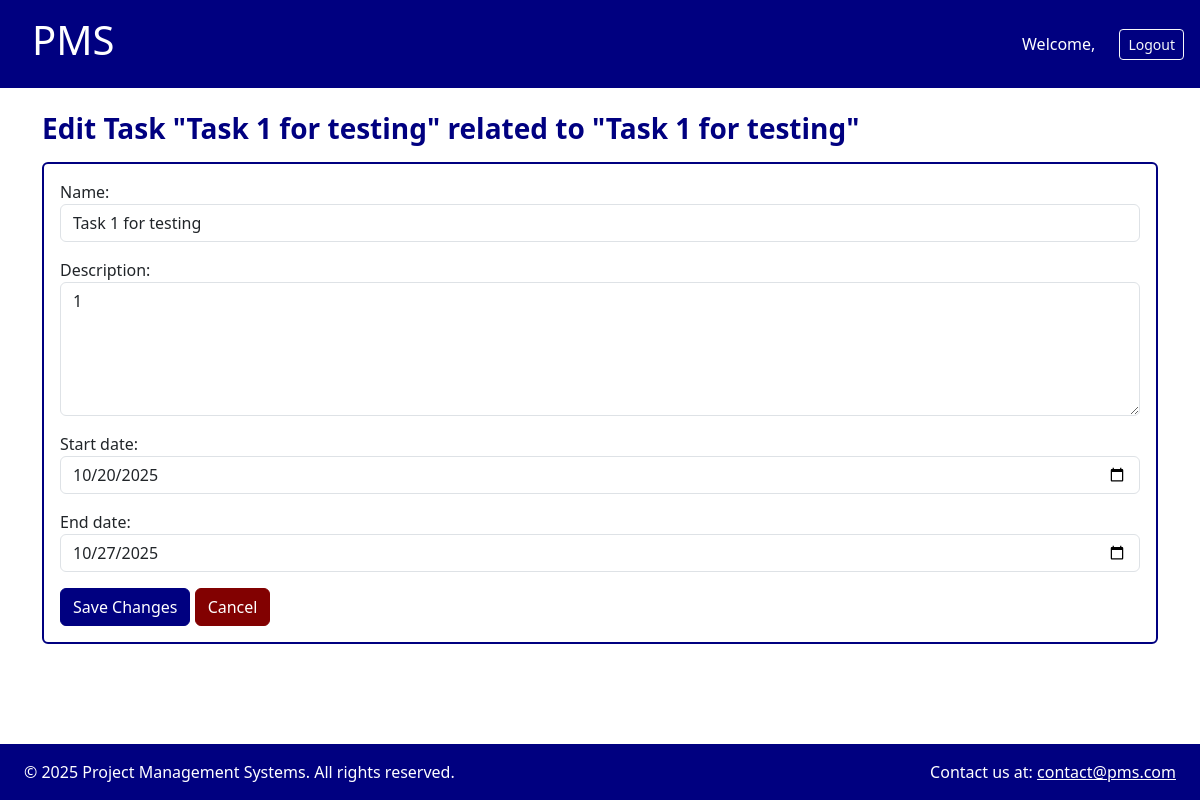
The page /tasks/1/edit/ (signed in) on the database its author committed.
### tasks/models.py (models this page shows, shortened)
class Task(models.Model):
    STATUS_CHOICES = [
        ('completed', 'Completed'),
        ('outstanding', 'Outstanding'),
        ('overdue', 'Overdue'),
    ]
    project = models.ForeignKey(
        Project, related_name='tasks', on_delete=models.CASCADE)
    name = models.CharField(max_length=200)
    description = models.TextField(blank=True)
    start_date = models.DateField(null=True, blank=True)
    end_date = models.DateField(null=True, blank=True)
    status = models.CharField(
        max_length=11, choices=STATUS_CHOICES, default='outstanding')
    previous_status = models.CharField(
        max_length=11, choices=STATUS_CHOICES, null=True, blank=True)
    completed_at = models.DateTimeField(null=True, blank=True)

### projects/models.py (models this page shows, shortened)
class Project(models.Model):
    STATUS_CHOICES = [
        ('open', 'Open'),
        ('closed', 'Closed'),
    ]
    name = models.CharField(max_length=200)
    description = models.TextField()
    owner = models.ForeignKey(
        User, on_delete=models.CASCADE, related_name='projects') # If the user is deleted, delete their projects too
    status = models.CharField(
        max_length=10, choices=STATUS_CHOICES, default='open')
    start_date = models.DateField()
    end_date = models.DateField()
    previous_task_statuses = models.JSONField(null=True, blank=True)

### tasks/views.py (the view)
# urls.py: path('<int:task_id>/edit/', views.task_edit, name='task_edit'),
@login_required
@never_cache
def task_edit(request, task_id):
    task = get_object_or_404(Task, id=task_id, project__owner=request.user)
    project = task.project
    redirect_to = request.GET.get('next', reverse(
        'project_detail', kwargs={'project_id': project.id}))
    if request.method == 'POST':
        form = TaskEditForm(request.POST, instance=task)
        if form.is_valid():
            task = form.save(commit=False)
            task.check_status()  # Update status after changes
            task.save()
            messages.success(
                request, f"Task '{task.name}' updated successfully!")
            return redirect(redirect_to)
    else:
        form = TaskEditForm(instance=task)
    return render(request, 'tasks/task_edit.html', {'form': form, 'task': task, 'project': project, 'next': redirect_to})

### tasks/forms.py (shortened to what this page needs)
class TaskEditForm(forms.ModelForm):
    class Meta:
        model = Task
        fields = ['name', 'description', 'start_date', 'end_date']
        widgets = {
            'start_date': forms.DateInput(attrs={
                'type': 'date',
                'class': 'form-control'
            }),
            'end_date': forms.DateInput(attrs={
                'type': 'date',
                'class': 'form-control'
            }),
            'name': forms.TextInput(attrs={'class': 'form-control'}),
            'description': forms.Textarea(attrs={'class': 'form-control', 'rows': 5}),
        }

### tasks/templates/tasks/task_edit.html (shortened to what this page needs)
{% extends 'core/base_users.html' %}
{% load static %}
{% load widget_tweaks %}
{% block content %}
<div class="container my-4">
    <h3>Edit Task "{{ task.name }}" related to "{{ project.name }}"</h3>
    <div class="card mt-3 border-primary">
        <div class="card-body">
            <form method="POST">
                <div class="mb-3">
                    {{ form.name.label_tag }}
                    {{ form.name|add_class:"form-control" }}
                </div>
                <div class="mb-3">
                    {{ form.description.label_tag }}
                    {{ form.description|add_class:"form-control" }}
                </div>
                <div class="mb-3">
                    {{ form.start_date.label_tag }}
                    {{ form.start_date|add_class:"form-control" }}
                </div>
                <div class="mb-3">
                    {{ form.end_date.label_tag }}
                    {{ form.end_date|add_class:"form-control" }}
                </div>
                <button type="submit" class="btn btn-primary">Save Changes</button>
                <a href="{% url 'project_detail' project.id %}" class="btn btn-secondary">Cancel</a>
            </form>
        </div>
    </div>
</div>
{% endblock %}

### static/assets/stylesheets/base.css (style rules this page uses)
html, body { height: 100%; margin: 0; }
body { display: flex; flex-direction: column; min-height: 100vh; }

### static/assets/stylesheets/authentication.css (style rules this page uses)
.border-primary { border-color: #000080 !important; border-width: 2px !important; }

### static/assets/stylesheets/components.css (style rules this page uses)
h3 { color: #000080; font-weight: 600; }
.btn-primary { background-color: #000080; border-color: #000080; }
.btn-secondary { background-color: #820101; border-color: #820101; color: #fff; outline: none; box-shadow: none; }

### rows shown on the page
Task: name "Task 1 for testing", description "1", start_date "10/20/2025", end_date "10/27/2025"
Project: name "Task 1 for testing"
